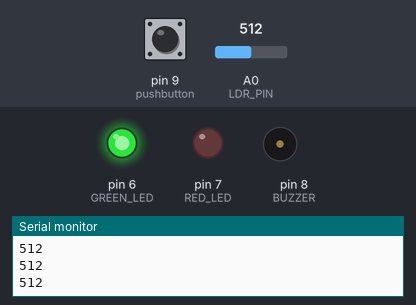
The sketch below on a simulated Arduino Uno, built with avr-gcc and run on an emulated ATmega328P. On the bench: output pins drawn as LEDs (lit = HIGH), buzzer (waves = sounding), the last lines printed to the serial monitor. The test bench sets the inputs (shaded band); at power-on: A0 (LDR_PIN) = 512, pin 9 (pushbutton) HIGH.

Above: at 1.2 s.
1.3 s: A0 (LDR_PIN) set to 211
2.8 s: A0 (LDR_PIN) set to 188
At 3.2 s:
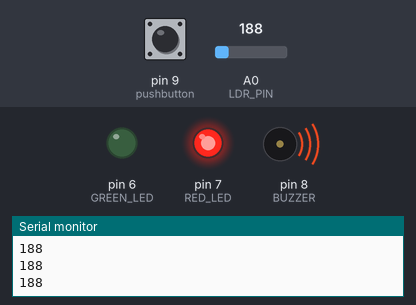
4.3 s: A0 (LDR_PIN) set to 210
At 5.5 s:
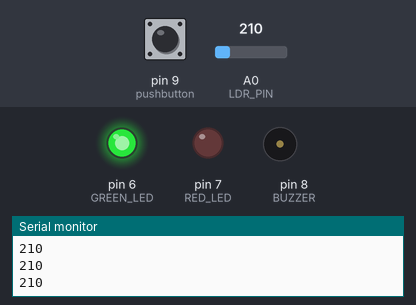
5.8 s: A0 (LDR_PIN) set to 190
At 7.0 s:
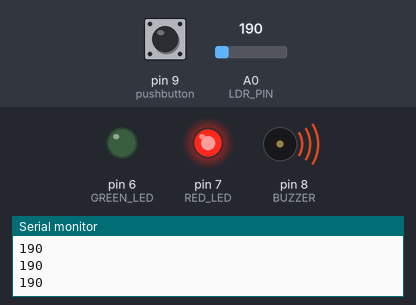
Timing chart, 0 to 8.3 s (numbered marks = the images above; inputs shaded):
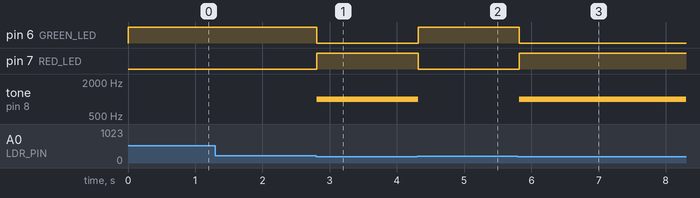

Measured:
- the behaviour switches between 201 and 200 on A0 (LDR_PIN) (found by bisection; images 0 and 1)
- after the input at 2.8 s, pin 6 (GREEN_LED): HIGH → LOW at once; pin 7 (RED_LED): LOW → HIGH at once; tone on pin 8 (BUZZER): silent → 1000 Hz at once
- after the input at 4.3 s, pin 6 (GREEN_LED): LOW → HIGH at once; pin 7 (RED_LED): HIGH → LOW at once; tone on pin 8 (BUZZER): 1000 Hz → silent at once
- after the input at 5.8 s, pin 6 (GREEN_LED): HIGH → LOW at once; pin 7 (RED_LED): LOW → HIGH at once; tone on pin 8 (BUZZER): silent → 1000 Hz at once

The sketch:

smart_laser_security_system.ino
```cpp
#define LDR_PIN A0      // LDR connected to Analog
#define GREEN_LED 6     // Green LED pin
#define RED_LED 7       // Red LED pin
#define BUZZER 8        // Buzzer pin
#define pushbutton 9    // Push button pin

int threshold = 200; // Adjust based on environment lighting
bool alarmtrigger = false;

void setup() {
    pinMode(GREEN_LED, OUTPUT);
    pinMode(RED_LED, OUTPUT);
    pinMode(BUZZER, OUTPUT);
  	pinMode(pushbutton, INPUT_PULLUP);
    Serial.begin(9600); // For debugging
}

void loop() {
    int ldrValue = analogRead(LDR_PIN);
    Serial.println(ldrValue); // Print LDR value to Serial Monitor

  	if (!alarmtrigger && ldrValue <= threshold) {
      alarmtrigger = true;

    }

    if (alarmtrigger) { // Laser detected
        digitalWrite(GREEN_LED, LOW);
        digitalWrite(RED_LED, HIGH);
      	tone(BUZZER,1000);

    } else { // Laser blocked or turned off
        digitalWrite(GREEN_LED, HIGH);
        digitalWrite(RED_LED, LOW);
      	noTone(BUZZER);

    }

  	if (digitalRead(pushbutton) == HIGH ) {
      alarmtrigger = false;

    }

    delay(100); // Small delay for stability
} 
```
